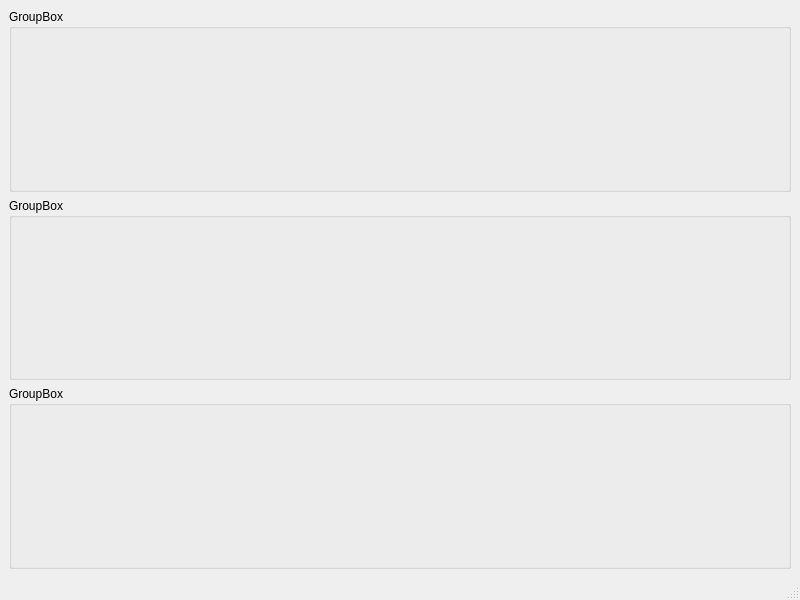
<?xml version="1.0" encoding="UTF-8"?>
<ui version="4.0">
 <class>SettingsWindow</class>
 <widget class="QMainWindow" name="SettingsWindow">
  <property name="geometry">
   <rect>
    <x>0</x>
    <y>0</y>
    <width>800</width>
    <height>600</height>
   </rect>
  </property>
  <property name="windowTitle">
   <string>MainWindow</string>
  </property>
  <widget class="QWidget" name="centralwidget">
   <layout class="QVBoxLayout" name="verticalLayout_2">
    <item>
     <widget class="QGroupBox" name="groupBox">
      <property name="title">
       <string>GroupBox</string>
      </property>
     </widget>
    </item>
    <item>
     <widget class="QGroupBox" name="groupBox_2">
      <property name="title">
       <string>GroupBox</string>
      </property>
     </widget>
    </item>
    <item>
     <widget class="QGroupBox" name="groupBox_3">
      <property name="title">
       <string>GroupBox</string>
      </property>
     </widget>
    </item>
   </layout>
  </widget>
  <widget class="QMenuBar" name="menubar">
   <property name="geometry">
    <rect>
     <x>0</x>
     <y>0</y>
     <width>800</width>
     <height>27</height>
    </rect>
   </property>
  </widget>
  <widget class="QStatusBar" name="statusbar"/>
 </widget>
 <resources/>
 <connections/>
</ui>
